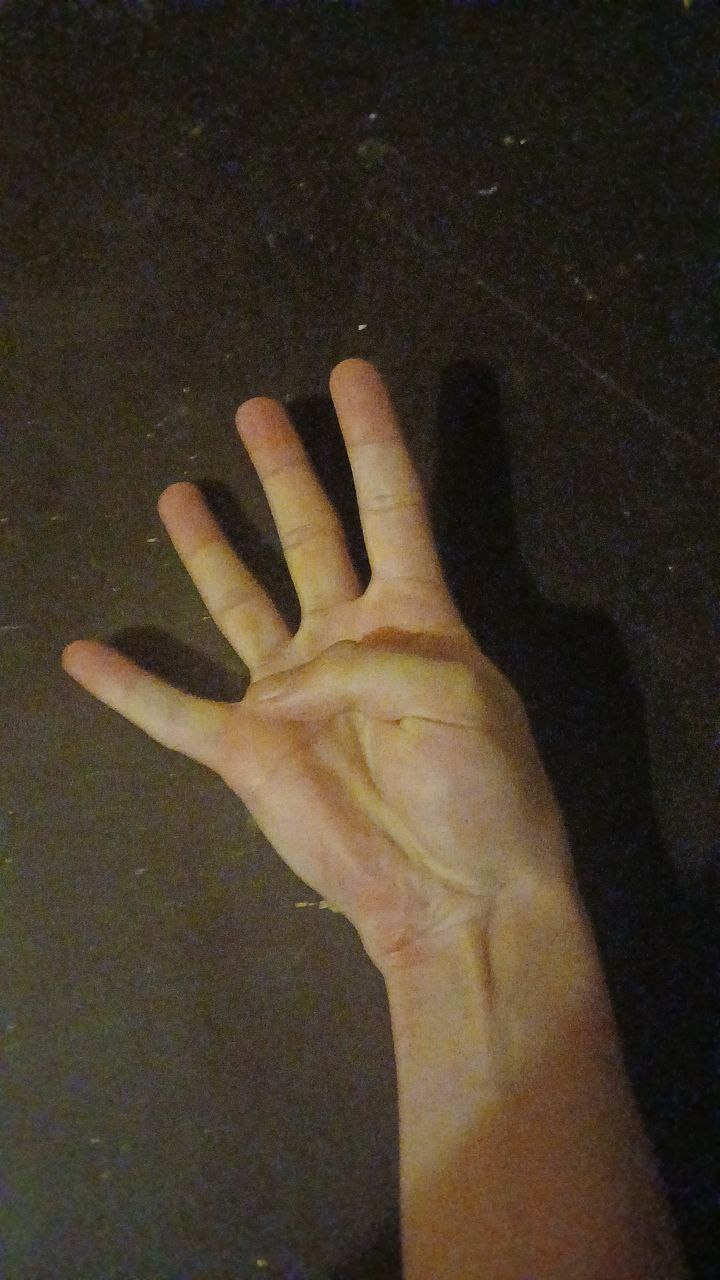
#> input picture homeworks/hw6/photo_2025-05-22_22-38-29.jpg, 720 x 1280 px, found by its file name
$ jupyter execute --allow-errors Seminar_6.ipynb   (older library calls are emulated)
#> lines starting #> are read from the running program, lines starting #| are printed output that depends on the picture; after the words box and inside, x2 and y2 are one past the last pixel; in counts of white or black regions, pixels touching at a corner belong together
# Семинар 6 - Классические алгоритмы сегментации изображения и обнаружения объектов

**Данный семинар содержит ДЗ**

***

[cell 1]
import random as rng

import cv2
import numpy as np
import matplotlib.pyplot as plt

rng.seed(12345)

[cell 2]
# !mkdir -p data
# !wget https://github.com/opencv/opencv/raw/4.x/samples/data/cards.png -O data/cards.png

# Image Segmentation with Distance Transform and Watershed Algorithm

Источник - https://docs.opencv.org/3.4/d2/dbd/tutorial_distance_transform.html

В этом семинаре вы узнаете, как:

- Использовать `cv2.filter2D`, чтобы выполнить фильтрацию Лапласа для повышения резкости изображения.
- Использовать `cv2.distanceTransform`, чтобы получить производное представление двоичного изображения, где значение каждого пикселя заменяется его расстоянием до ближайшего пикселя фона.
- Использовать `cv2.watershed`, чтобы изолировать объекты на изображении от фона.

#> (a cell that did not finish here is left out)

#> (a cell that did not finish here is left out)

[cell 5]
# Create a kernel that we will use to sharpen our image
# an approximation of second derivative, a quite strong kernel
kernel = np.array(
    [[  1,  1,  1],
     [  1, -8,  1],
     [  1,  1,  1]], dtype=np.float32)
#> kernel = [[1, 1, 1], [1, -8, 1], [1, 1, 1]]
# do the laplacian filtering as it is
# well, we need to convert everything in something more deeper then CV_8U
# because the kernel has some negative values,
# and we can expect in general to have a Laplacian image with negative values
# BUT a 8bits unsigned int (the one we are working with) can contain values from 0 to 255
# so the possible negative number will be truncated
#> (the rest of this cell did not finish here and is left out)

### Бинаризация изображения

#> (a cell that did not finish here is left out)

### Distance transform

#> (a cell that did not finish here is left out)

#> (a cell that did not finish here is left out)

#> (a cell that did not finish here is left out)

### Алгоритм Watershed

#> (a cell that did not finish here is left out)

#> (a cell that did not finish here is left out)

# Домашнее задание: подсчет количества пальцев

**Это оцениваемое ДЗ**

Вам предлагается реализовать алгоритм, подсчитывающий количество пальцев.

Один из возможных вариантов решения:
- Получить бинаризованное изображение и найти контур руки;
- Построить выпуклый контур функцией `cv2.convexHull` - https://docs.opencv.org/3.4/d7/d1d/tutorial_hull.html
- Найти дефекты выпуклости контура функцией [`cv2.convexityDefects`](https://docs.opencv.org/3.4/d3/dc0/group__imgproc__shape.html#gada4437098113fd8683c932e0567f47ba)
- После некоторой фильтрации дефектов, их число будет напрямую коррелировать с числом пальцев.

**Требования:**
1. Продемонстрируйте работоспособность алгоритма на любом числе пальцев (от 0 до 5).
2. Используйте фото своей руки для демонстрации (предложенное фото лишь для отладки).

#> (a cell that did not finish here is left out)

[cell 13]
def count_fingers(image_path):
    image = cv2.imread(image_path)
#> image is the input picture: shape (1280, 720, 3); mean B, G, R 41.7, 55.8, 66.3
    rgb = cv2.cvtColor(image, cv2.COLOR_BGR2RGB)
    gray = cv2.cvtColor(image, cv2.COLOR_BGR2GRAY)

    blurred = cv2.GaussianBlur(gray, (11, 11), 0)
    _, thresh = cv2.threshold(blurred, 0, 255, cv2.THRESH_BINARY + cv2.THRESH_OTSU)
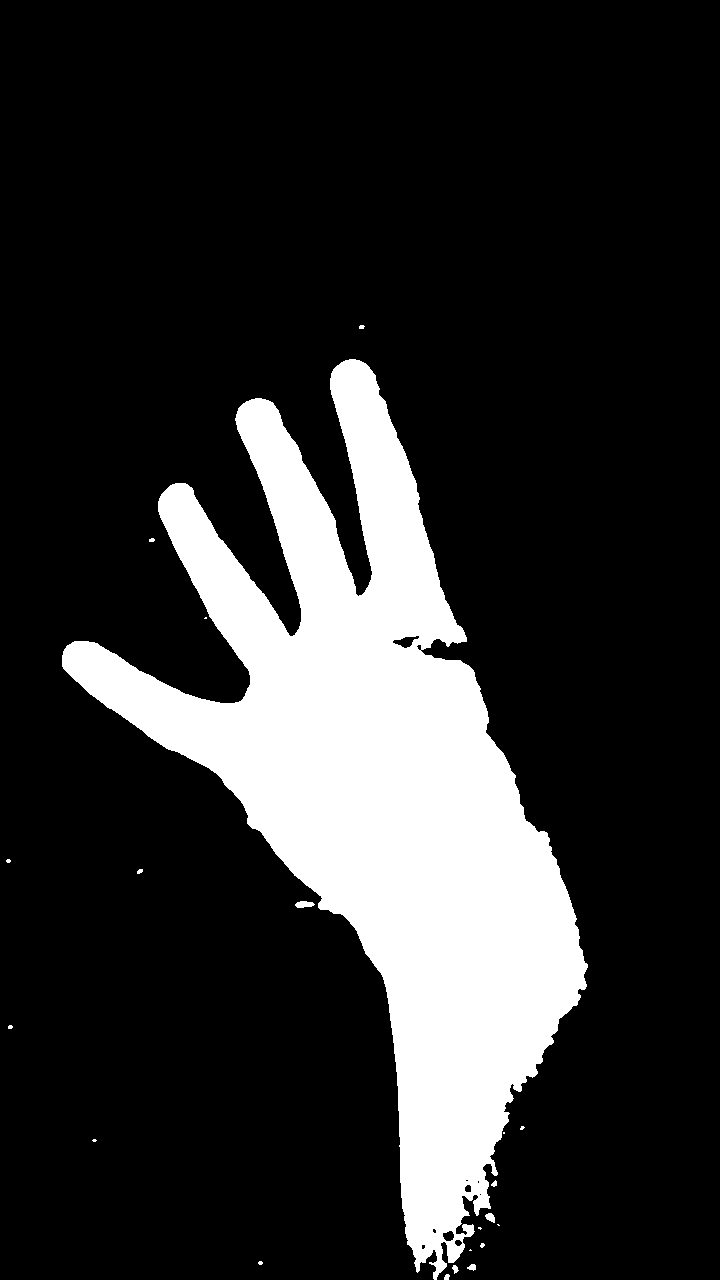
#> thresh: shape (1280, 720); 18.2% white; 21 white regions (11 under 20 px)

    contours, _ = cv2.findContours(thresh, cv2.RETR_EXTERNAL, cv2.CHAIN_APPROX_SIMPLE)
#> contours = 21 contours, 16 with area under 20; largest, box (x1, y1, x2, y2) and area: (62, 359, 588, 1280) 166053, (295, 901, 315, 908) 82, (485, 1213, 495, 1223) 53, (467, 1264, 476, 1271) 32, (452, 1265, 459, 1274) 26

    hand = max(contours, key=cv2.contourArea)
#> hand = contour of 1792 points, box (x1, y1, x2, y2) (62, 359, 588, 1280), area 166053
    result = rgb.copy()
    cv2.drawContours(result, [hand], -1, (0, 255, 0), 2)
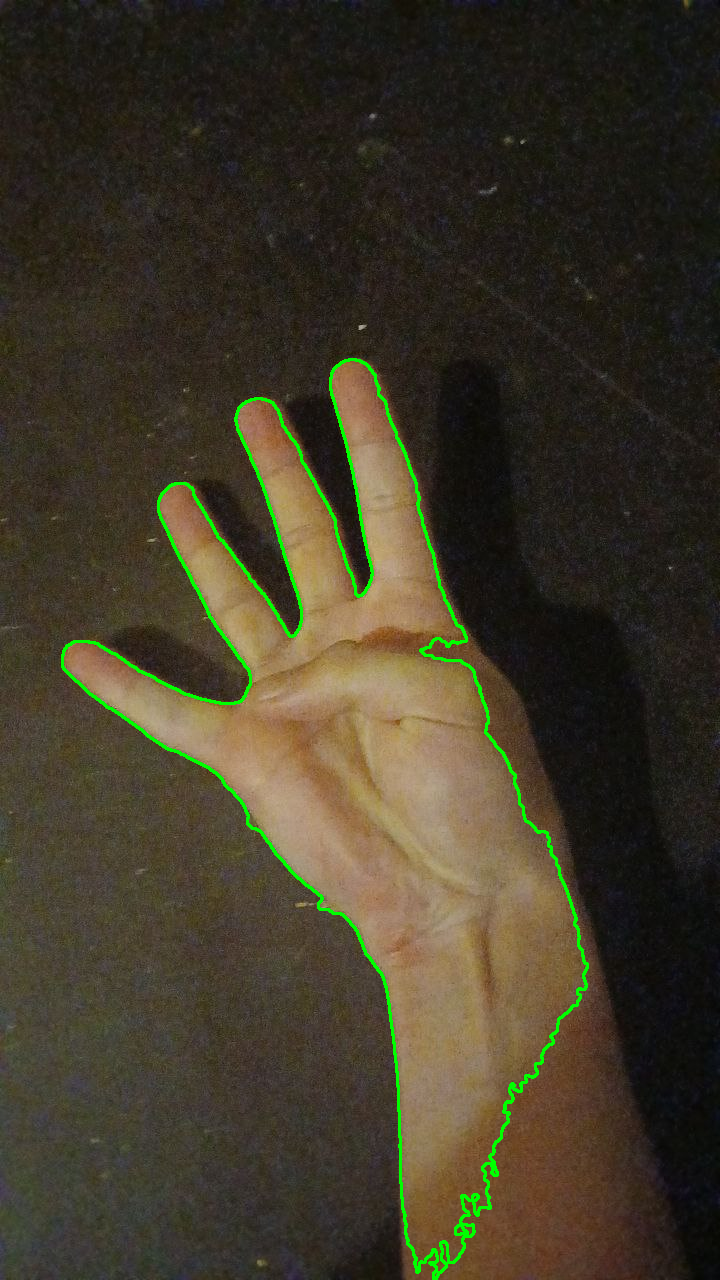
#> result: shape (1280, 720, 3); mean R, G, B 64.8, 58.2, 41

    hull = cv2.convexHull(hand, returnPoints=False)
#> hull = 30 values, max 1791 at index 0, min 0 at index 29, mean 1087.6
    defects = cv2.convexityDefects(hand, hull)
#> defects = 23 rows, first 6: [0, 2, 1, 186], [2, 253, 113, 57149], [253, 255, 254, 142], [256, 518, 403, 49464], [518, 766, 659, 45526], [766, 768, 767, 114]


    count = 0
    for i in range(defects.shape[0]):
        start_idx, end_idx, far_idx, depth = defects[i, 0]
        start = tuple(hand[start_idx][0])
        end = tuple(hand[end_idx][0])
        far = tuple(hand[far_idx][0])

        if depth > 10000:
            vec1 = np.array(start) - np.array(far)
            vec2 = np.array(end) - np.array(far)
            angle = np.arccos(np.dot(vec1, vec2) / (np.linalg.norm(vec1) * np.linalg.norm(vec2)))

            if angle < np.pi / 2:
                count += 1
                cv2.circle(result, far, 5, (255, 0, 0), -1)
#> this loop made 23 passes
#> (start_idx, end_idx, far_idx, depth, start, end, far, vec1) on passes 2, 4, 5, 9, 18: (2, 253, 113, 57149, (345, 360), (246, 401), (361, 595), [-16, -235]), (256, 518, 403, 49464, (238, 408), (161, 494), (295, 634), [-57, -226]), (518, 766, 659, 45526, (161, 494), (64, 649), (245, 695), [-84, -201]), (773, 1050, 940, 30938, (63, 668), (416, 1271), (357, 931), [-294, -263]), (1473, 1724, 1585, 14072, (549, 838), (408, 461), (420, 650), [129, 188])
#> (start_idx, end_idx, far_idx, depth, start, end, far) on passes 1, 3, 6, 7, 8, 10: (0, 2, 1, 186, (349, 359), (345, 360), (348, 360)), (253, 255, 254, 142, (246, 401), (243, 403), (244, 403)), (766, 768, 767, 114, (64, 649), (63, 651), (64, 650)), (768, 770, 769, 186, (63, 651), (62, 655), (63, 654)), (771, 773, 772, 114, (62, 666), (63, 668), (63, 667)), (1051, 1087, 1065, 7102, (417, 1272), (434, 1279), (434, 1249))
#> result: shape (1280, 720, 3); 0.03% of pixels changed, all inside (x1, y1, x2, y2) = (240, 590, 367, 701)
#> after the loop, count = 3

    total_fingers = count + 1 if count > 0 else (1 if cv2.contourArea(hand) > 5000 else 0)
#> total_fingers = 4

    plt.figure(figsize=(8, 8))
    plt.imshow(result)
    plt.title(f"Количество пальцев: {total_fingers}")
    plt.show()

[cell 14]
count_fingers('/home/livanoff/PycharmProjects/cv_course_2025/homeworks/hw6/photo_2025-05-22_22-38-29.jpg')

[cell 15]
count_fingers('/home/livanoff/PycharmProjects/cv_course_2025/homeworks/hw6/photo_2025-05-22_22-38-13.jpg')
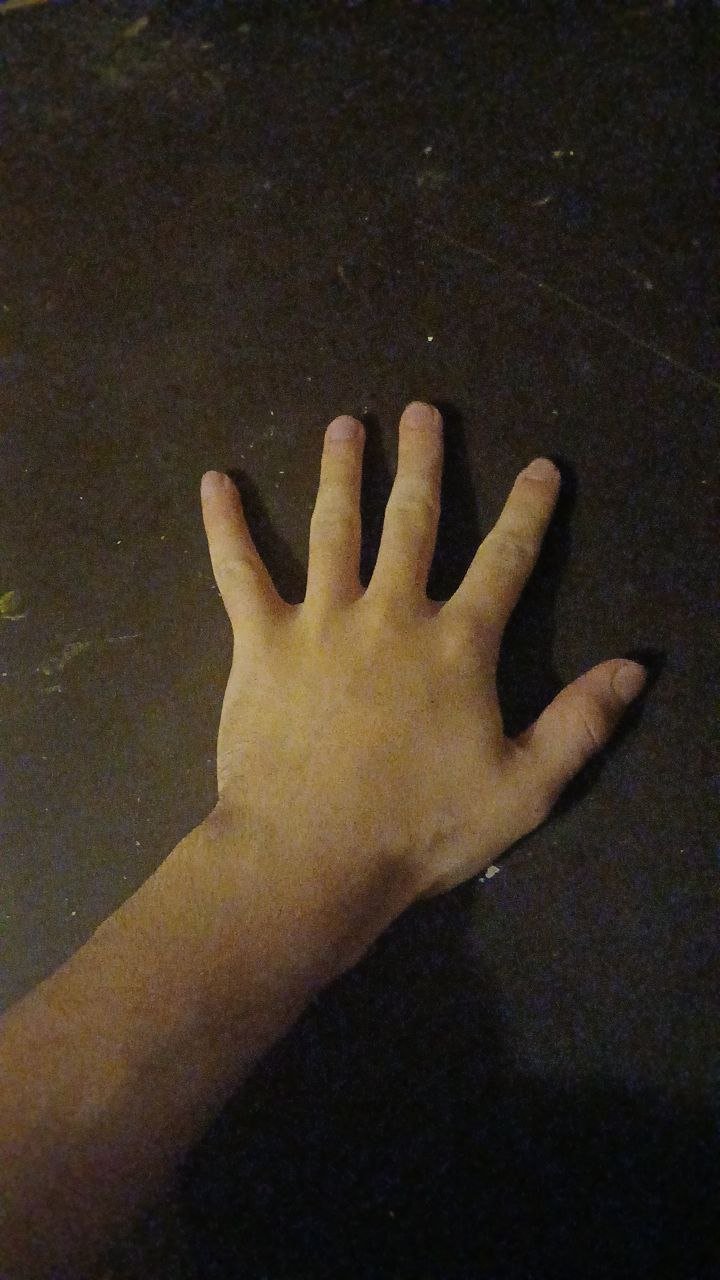
#> input picture homeworks/hw6/photo_2025-05-22_22-38-13.jpg, 720 x 1280 px, found by its file name
#> in count_fingers, image is the input picture: shape (1280, 720, 3); mean B, G, R 33.4, 44.5, 54.1
#> in count_fingers (call 2), `_, thresh = cv2.threshold(blurred, 0, 255, cv2.THRESH_BINARY + cv2.THR..`: thresh: shape (1280, 720); 17.9% white; 78 white regions (46 under 20 px)
#> in count_fingers (call 2), `contours, _ = cv2.findContours(thresh, cv2.RETR_EXTERNAL, cv2.CHAIN_AP..`: contours = 78 contours, 52 with area under 20; largest, box (x1, y1, x2, y2) and area: (0, 401, 641, 1141) 159419, (0, 865, 24, 935) 857, (0, 933, 45, 966) 496, (0, 591, 25, 621) 336, (0, 966, 45, 983) 258
#> in count_fingers (call 2), `hand = max(contours, key=cv2.contourArea)`: hand = contour of 1756 points, box (x1, y1, x2, y2) (0, 401, 641, 1141), area 159419
#> in count_fingers (call 2), `cv2.drawContours(result, [hand], -1, (0, 255, 0), 2)`:
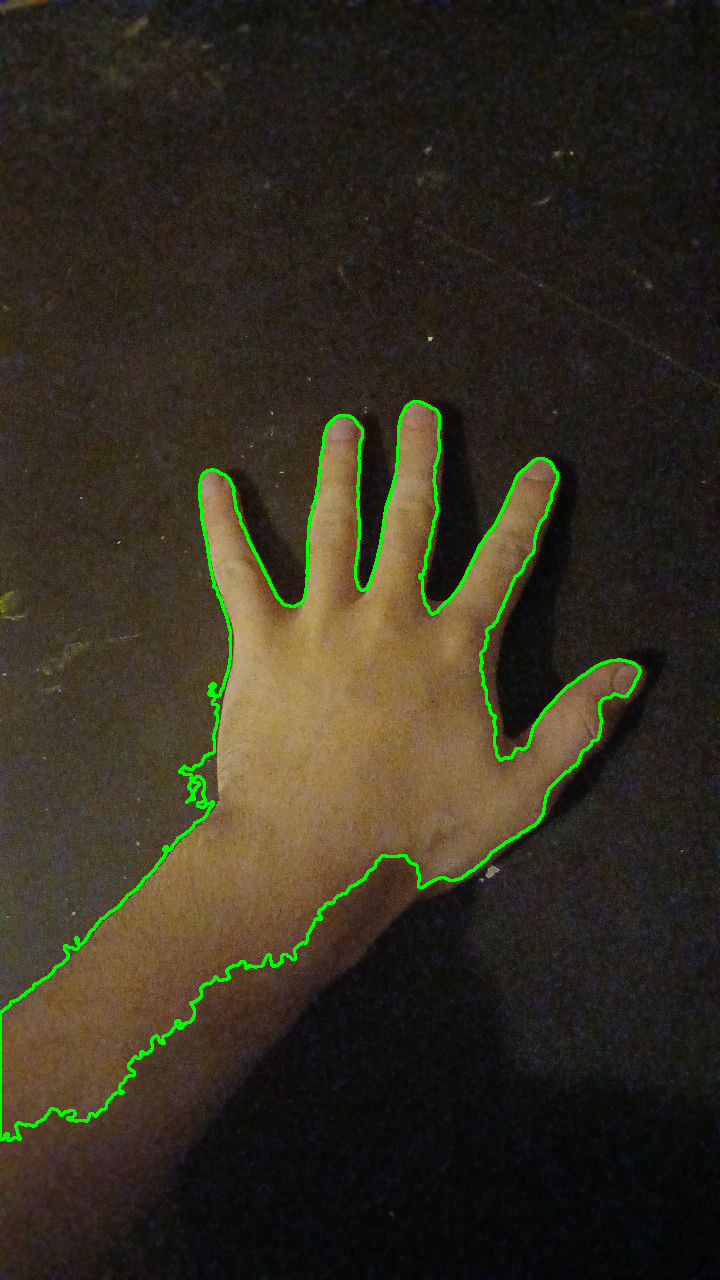
#> result: shape (1280, 720, 3); mean R, G, B 52.9, 47.1, 32.8
#> in count_fingers (call 2), `hull = cv2.convexHull(hand, returnPoints=False)`: hull = 30 values, max 1755 at index 0, min 0 at index 29, mean 1009.8
#> in count_fingers (call 2), `defects = cv2.convexityDefects(hand, hull)`: defects = 23 rows, first 6: [0, 134, 85, 45161], [134, 310, 199, 40704], [310, 312, 311, 142], [313, 315, 314, 114], [315, 728, 556, 32360], [729, 739, 735, 1746]
#> the loop in count_fingers (call 2), `for i in range(defects.shape[0]):` made 23 passes
#> (start_idx, end_idx, far_idx, depth, start, end, far, vec1) on passes 1, 2, 5, 10, 18, 22: (0, 134, 85, 45161, (413, 401), (339, 415), (363, 590), [50, -189]), (134, 310, 199, 40704, (339, 415), (207, 470), (294, 606), [45, -191]), (315, 728, 556, 32360, (201, 476), (0, 1012), (213, 804), [-12, -328]), (822, 1158, 1106, 15978, (96, 1116), (461, 878), (382, 855), [-286, 261]), (1288, 1537, 1386, 42321, (640, 670), (557, 473), (496, 754), [144, -84]), (1546, 1753, 1662, 48242, (546, 459), (422, 402), (432, 614), [114, -155])
#> (start_idx, end_idx, far_idx, depth, start, end, far) on passes 3, 4, 6, 7, 8, 9: (310, 312, 311, 142, (207, 470), (204, 472), (205, 472)), (313, 315, 314, 114, (202, 474), (201, 476), (202, 475)), (729, 739, 735, 1746, (0, 1139), (8, 1140), (7, 1133)), (740, 746, 743, 662, (10, 1140), (20, 1139), (14, 1137)), (746, 814, 788, 5568, (20, 1139), (86, 1121), (51, 1108)), (814, 822, 819, 1374, (86, 1121), (96, 1116), (90, 1113))
#> after the loop in count_fingers (call 2), `for i in range(defects.shape[0]):`: result: shape (1280, 720, 3); 0.04% of pixels changed, all inside (x1, y1, x2, y2) = (289, 585, 502, 760)
#> after the loop in count_fingers (call 2), `for i in range(defects.shape[0]):`: count = 4
#> in count_fingers (call 2), `total_fingers = count + 1 if count > 0 else (1 if cv2.contourArea(hand..`: total_fingers = 5
